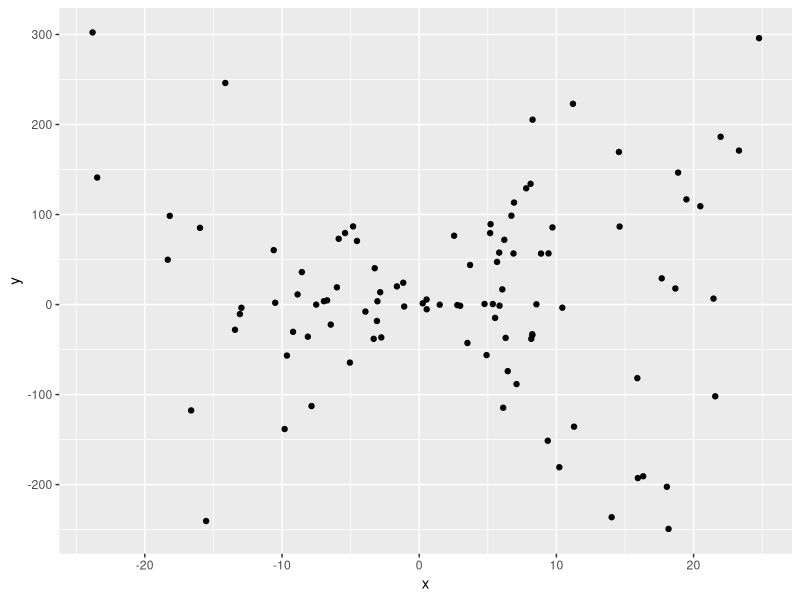
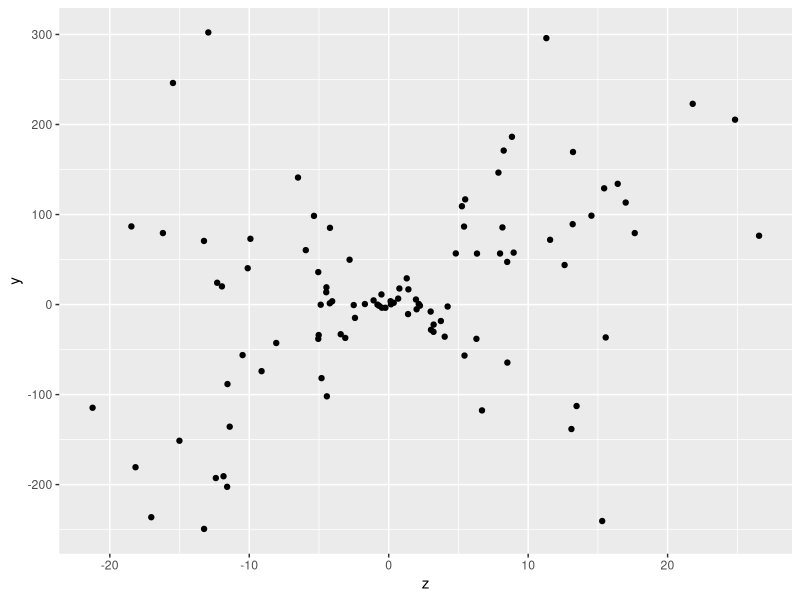
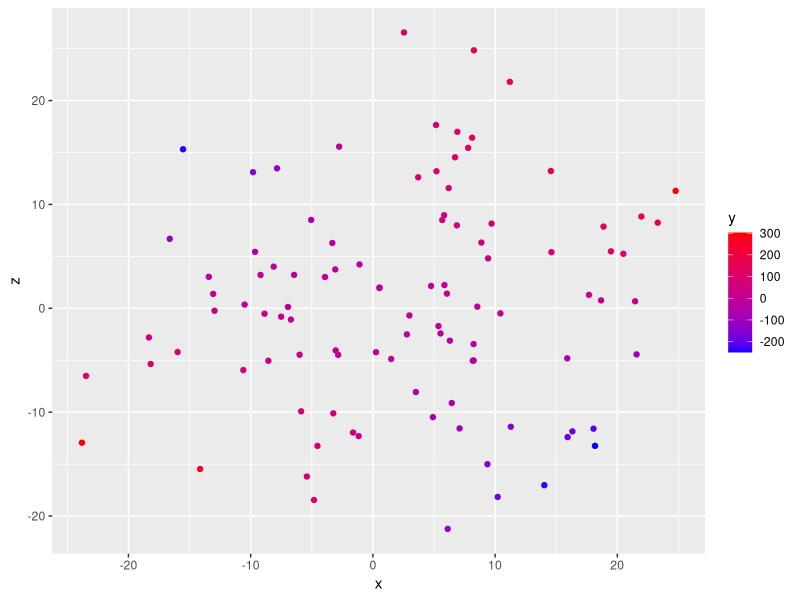

These charts were generated, in order, by the following R code:
library(ggplot2)

# for 'accuracy' function
library(forecast)

# generate some contrived random data
set.seed(12345)
x <- rnorm(100, mean=0, sd=10)
z <- rnorm(100, mean=0, sd=10)

errs <- rnorm(100, mean=0, sd=10)

y <- x*z + errs

# plot y vs x
ggplot() +
  geom_point(mapping = aes(x=x, y=y))

# plot y vs z
ggplot() +
  geom_point(mapping = aes(x=z, y=y))

# plot x, y and z together
ggplot() +
  geom_point(mapping = aes(x=x, y=z, col=y)) + 
  scale_color_gradient(low="blue", high="red")

# linear regression model for y with x as a predictor
lm(y ~ x) %>% 
  summary()
# equivalent to:
summary(lm(y ~ x))

# with z as a predictor
lm(y ~ z) %>% 
  summary()

# with x, z and interaction terms
lm(y ~ x*z) %>%
  summary()

# x*z interaction term only
lm(y ~ x*z - x - z) %>%
  summary()
